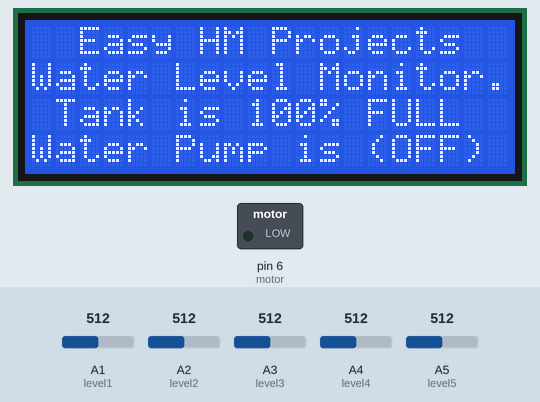
Simulated run of this sketch. Board: Arduino Uno, built with avr-gcc and run on an emulated ATmega328P. Parts: 20×4 character LCD, switched loads named in the sketch (green lamp = pin HIGH). Inputs (shaded band) come from the test bench; at power-on: A1 (level1) = 512, A5 (level5) = 512, A4 (level4) = 512, A3 (level3) = 512, A2 (level2) = 512.

Above: at 1.2 s.
1.3 s: A1 (level1) set to 122
4.2 s: A1 (level1) set to 101
At 4.43 s:
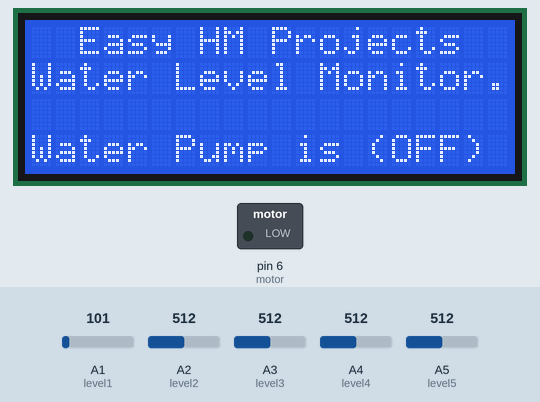
7.0 s: A1 (level1) set to 306
At 7.25 s:
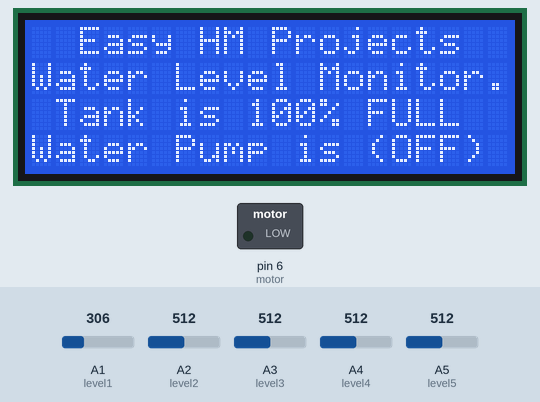
9.4 s: A5 (level5) set to 30
At 9.66 s:
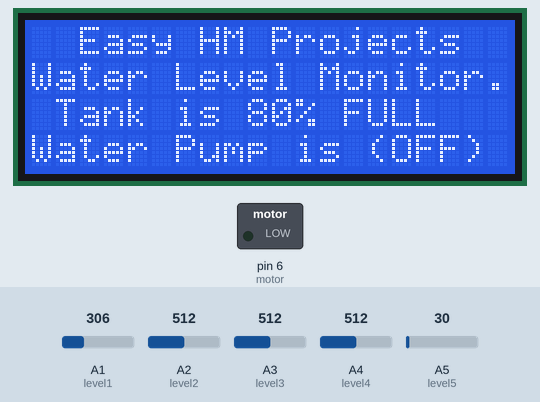
10.9 s: A4 (level4) set to 30
12.4 s: A3 (level3) set to 30
At 12.65 s:
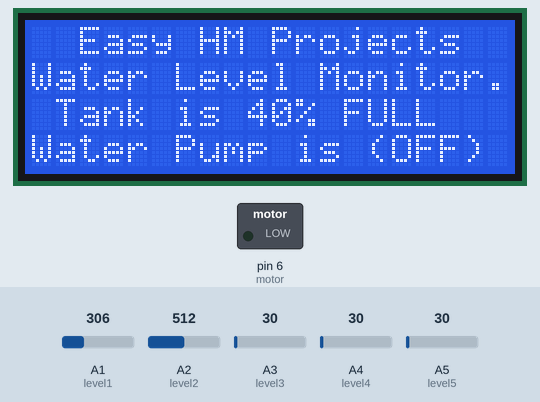
Timing chart, 0 to 14.9 s (numbered marks = the images above; inputs shaded):
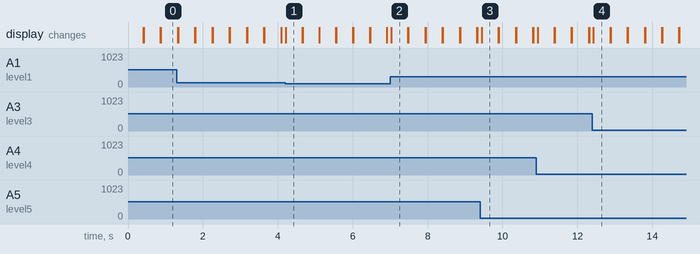

Measured:
- the behaviour switches between 112 and 111 on A1 (level1) (found by bisection; images 0 and 1)
- after the input at 4.2 s, the display: changes at once (image 1)
- after the input at 7.0 s, the display: changes at once (image 2)
- after the input at 9.4 s, the display: changes at once (image 3)
- after the input at 12.4 s, the display: changes at once (image 4)
- what the display in image 1 shows lasts 0.5 s, from 4.2 s to 4.7 s

The sketch:

water_level_Monitor.ino
```cpp
//Automatic Water Level control system by Easy HomeMade Projects.
//Arduino code written by Engr. Usman Ahmad.
//Use arduino UNO or Arduino NANO.
#include <LiquidCrystal.h>
int level1=A1;
int level2=A2;
int level3=A3;
int level4=A4;
int level5=A5;
int motor=6;
int a;
int b;
int c;
int d;
int e;
int r; //Water Pump status flag
int m=0; //water Pump flag
int z=111; // Adjust this value from 100 to 1023 if your circuit do not show correct value.


LiquidCrystal lcd(12, 11, 5, 4, 3, 2);
void setup()
{
pinMode(level1,INPUT);
pinMode(level2,INPUT);
pinMode(level3,INPUT);
pinMode(level4,INPUT);
pinMode(level5,INPUT);
pinMode(motor,OUTPUT);
lcd.begin(20, 4); // if you are using 16x2 line LCD, then replace these values and also adjust all LCD text for 1st and 2nd line in the loop below.
}

void loop()
{

r=digitalRead(motor);
a=analogRead(level1);
b=analogRead(level2);
c=analogRead(level3);
d=analogRead(level4);
e=analogRead(level5);
lcd.clear();
lcd.setCursor(2,0);
lcd.print("Easy HM Projects");
lcd.setCursor(0,1);
lcd.print("Water Level Monitor.");

if(e>z && d>z && c>z && b>z && a>z )
{
  {
    digitalWrite(motor,LOW);
  }
lcd.setCursor(1,2);
lcd.print("Tank is 100% FULL");
}
else
{
  if(e<z && d>z && c>z && b>z && a>z )
{
lcd.setCursor(1,2);
lcd.print("Tank is 80% FULL");
}
else
{
  if(e<z && d<z && c>z && b>z && a>z )
{
lcd.setCursor(1,2);
lcd.print("Tank is 60% FULL");
}
else
{
if(e<z && d<z && c<z && b>z && a>z )
{

lcd.setCursor(1,2);
lcd.print("Tank is 40% FULL");
}
else
if(e<z && d<z && c<z && b<z && a>z )
{

lcd.setCursor(1,2);
lcd.print("Tank is 20% FULL");
}
else
{if(e<z && d<z && c<z && b<z && a<z )
{
 {
digitalWrite(motor,HIGH);
}

lcd.setCursor(3,2);
lcd.print("Tank is EMPTY");
}
}}}}
if(r==LOW)
{
lcd.setCursor(0,3);
lcd.print("Water Pump is (OFF)");
}
else
{
lcd.setCursor(0,3);
lcd.print("Water Pump is (ON)");
}
{
delay(100);
lcd.clear();

}}
```
